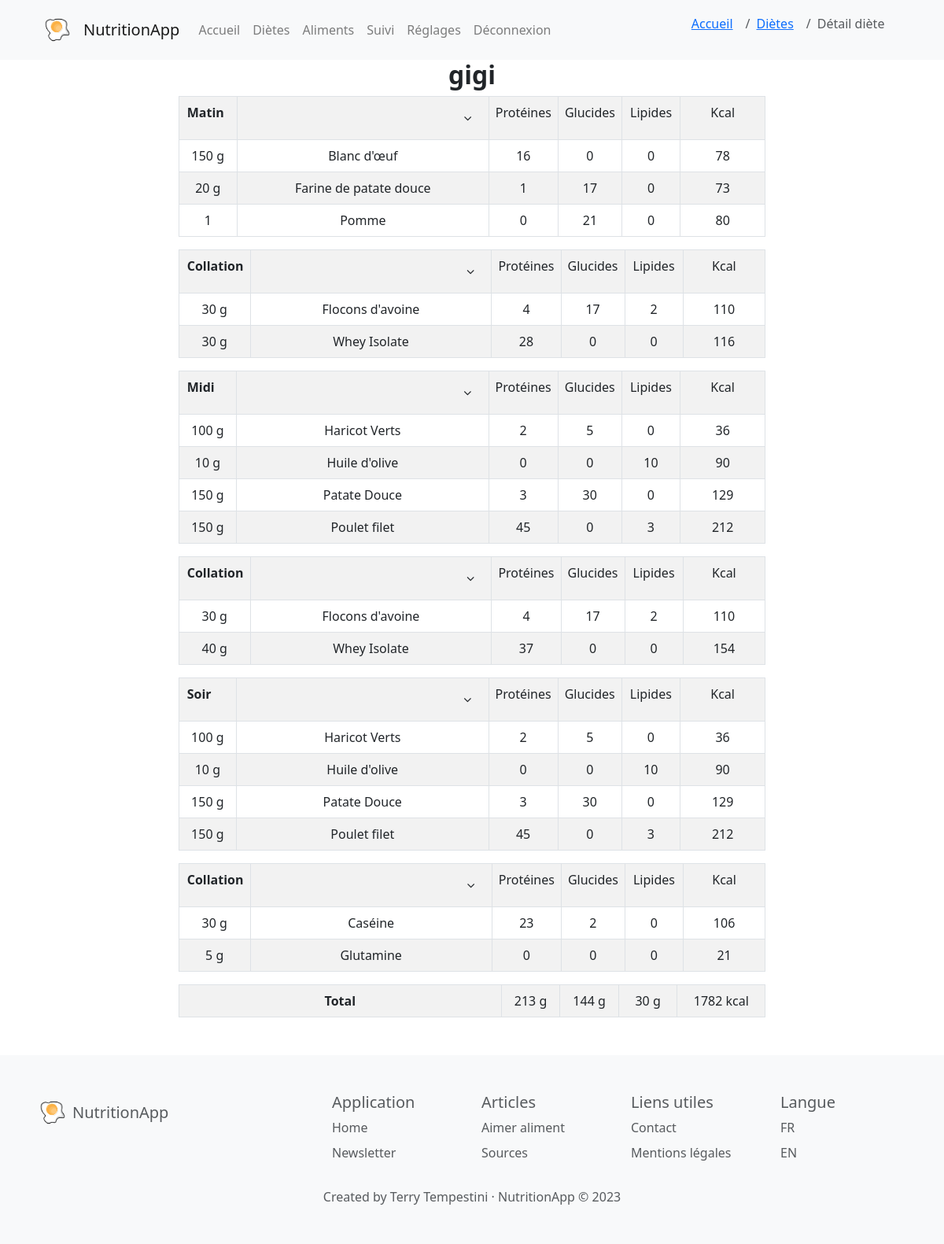
The page /voir_diete/4 (signed in) on the database its author committed.
### models/Diete.py (models this page shows, shortened)
class Diete(db.Model):
    id = db.Column(db.Integer, primary_key=True)
    titre_diete = db.Column(db.String(255), nullable=True) # nom de la diete
    createur = db.Column(db.Integer, db.ForeignKey('utilisateur.id'), nullable=True)
    date = db.Column(db.Date, nullable=True)
    createur_obj = db.relationship('Utilisateur', backref=db.backref('dietes'), foreign_keys=[createur])
    def get_by_id(id):
        return Diete.query.get(id)
    def portions_associees(self):
        return Portion.query.join(Aliment).filter(Portion.diete == self.id).order_by(Portion.label_portion, Aliment.titre).all()
    def total_kcal(self):
        if(self.portions_associees()):
            return sum([portion.kcal_portion() for portion in self.portions_associees()])
        else:
            return 0
    def total_proteines(self):
        if(self.portions_associees()):
            return sum([portion.proteines_portion() for portion in self.portions_associees()])
        else:
            return 0
    def total_glucides(self):
        if(self.portions_associees()):
            return sum([portion.glucides_portion() for portion in self.portions_associees()])
        else:
            return 0
    def total_lipides(self):
        if(self.portions_associees()):
            return sum([portion.lipides_portion() for portion in self.portions_associees()])
        else:
            return 0
    def total_kcal_portion(self,int):
        if(self.portions_associees()):
            return sum([portion.kcal_portion() for portion in self.portions_associees() if portion.label_portion == int])
        else:
            return 0
    def total_proteines_portion(self,int):
        if(self.portions_associees()):
            return sum([portion.proteines_portion() for portion in self.portions_associees() if portion.label_portion == int])
        else:
            return 0
    def total_glucides_portion(self,int):
        if(self.portions_associees()):
            return sum([portion.glucides_portion() for portion in self.portions_associees() if portion.label_portion == int])
        else:
            return 0
    def total_lipides_portion(self,int):
        if(self.portions_associees()):
            return sum([portion.lipides_portion() for portion in self.portions_associees() if portion.label_portion == int])
        else:
            return 0
    def sets_of_portions(self):
        portions_diet = self.portions_associees()
        portions_par_type = {}
        for portion in portions_diet:
            type_portion = portion.label_portion
            if type_portion not in portions_par_type:
                portions_par_type[type_portion] = []
            portions_par_type[type_portion].append(portion)
        sets_of_portions = list(portions_par_type.values())
        return sets_of_portions

### models/Portion.py (models this page shows, shortened)
class Portion(db.Model):
    id = db.Column(db.Integer, primary_key=True)
    diete = db.Column(db.Integer, db.ForeignKey('diete.id'))
    aliment = db.Column(db.Integer, db.ForeignKey('aliment.id'))
    nombre = db.Column(db.Integer, nullable=False, server_default='0')
    label_portion = db.Column(db.Integer, nullable=False, server_default='0') # 1=matin, 2=collation matin, 3=midi, 4=collation aprem, 5=soir, 6=collation soir
    diete_obj = db.relationship('Diete', backref=db.backref('portions'))
    aliment_obj = db.relationship('Aliment', backref=db.backref('portions'))
    def unite(self):
        return self.aliment_obj.unite
    def kcal_portion(self):
        if self.unite() == 1: # si l'aliment est en unité (kcal * nombre)
            return round(self.aliment_obj.kcal * self.nombre)
        else: # aliment == 0 (kcal * nombre * 0.01 * 100g) ; aliment == 2 (kcal * nombre * 0.01 * 100mL)
            return round(self.aliment_obj.kcal * self.nombre * 0.01)
    def proteines_portion(self):
        if self.unite() == 1:
            return round(self.aliment_obj.proteines * self.nombre)
        else:
            return round(self.aliment_obj.proteines * self.nombre * 0.01)
    def glucides_portion(self):
        if self.unite() == 1:
            return round(self.aliment_obj.glucides * self.nombre)
        else:
            return round(self.aliment_obj.glucides * self.nombre * 0.01)
    def lipides_portion(self):
        if self.unite() == 1:
            return round(self.aliment_obj.lipides * self.nombre)
        else:
            return round(self.aliment_obj.lipides * self.nombre * 0.01)

### models/Aliment.py (models this page shows, shortened)
class Aliment(db.Model):
    id = db.Column(db.Integer, primary_key=True)
    titre = db.Column(db.String(255), nullable=True, server_default='')
    kcal = db.Column(db.Integer, nullable=True, server_default='0')
    proteines = db.Column(db.Integer, nullable=True, server_default='0')
    glucides = db.Column(db.Integer, nullable=True, server_default='0')
    lipides = db.Column(db.Integer, nullable=True, server_default='0')
    categorie = db.Column(db.String(255), nullable=True, server_default="Autre") # légume, fruit, féculent...
    photo = db.Column(db.String(255), nullable=True, server_default='')
    description = db.Column(db.String(255), nullable=True, server_default='')
    unite = db.Column(db.Integer, nullable=True, server_default='0') # 0 = 100g, 1 = 1 unité, 2 = mL
    valide = db.Column(db.Integer, nullable=True, server_default='0') # 0 = non validé, 1 = validé

### controllers/diete.py (the view)
@app.route('/voir_diete/<int:id>', methods=['GET', 'POST'])
@login_required
def voir_diete(id):
    diet = Diete.get_by_id(id)
    return render_template('diete/detail_diete.html', root = default_root(), diete=diet)

### controllers/diete.py (called while the page is built)
def default_root():
    parsed_url = urlparse(request.url)
    return parsed_url.scheme + "://" + parsed_url.netloc

### setup_flask.py (called while the page is built)
@login_manager.user_loader
def load_user(user_id):
    return Utilisateur.query.get(int(user_id))

### templates/diete/detail_diete.html (shortened to what this page needs)
{% extends 'base.html' %}
{% block content %}
{% set page = 'detail' %}
{% set place = ["accueil","dietes","detail"] %}
{% with breadcrumb=place %}
    {% include "navbar.html" %}
{% endwith %}
<link rel="stylesheet" href="{{ url_for('static', filename='css/pages.css') }}">
<div class="content">
<h2 class="text-center">
    <b>{{ diete.titre_diete }}</b>
</h2>
{% with diete=diete %}
    {% include 'diete/liste_aliments_diete.html' %}
{% endwith %}
</div>
{% endblock %}

### templates/diete/liste_aliments_diete.html (shortened to what this page needs)
<link rel="stylesheet" href="{{ url_for('static', filename='css/pages.css') }}">
    {% set percent = [10, 45, 10, 10, 10, 15] %}
    {% set meal_names = ['Matin', 'Collation', 'Midi', 'Collation', 'Soir', 'Collation'] %}
    {% set unites_names = ['g', '', 'mL'] %}
        {% for repas in diete.sets_of_portions() %}
            <table class="table table-striped table-bordered full-width-table">
                <tr>
                    <th style="padding-left: 10px;">
                        {{ meal_names[loop.index - 1] }}
                    </th>
                    <td class="text-right">
                        <button id="toggleRow{{ loop.index - 1 }}" class="btn btn-default">
                            <i class="fa fa-angle-down"></i>
                        </button>
                    </td>
                    <td class="secondary" style="width: {{ percent[2] }}%">Protéines</th>
                    <td class="secondary" style="width: {{ percent[3] }}%">Glucides</th>
                    <td class="secondary" style="width: {{ percent[4] }}%">Lipides</th>
                    <td style="width: {{ percent[5] }}%">Kcal</th>
                </tr>
                {% for portion in repas %}
                    <tr class="text-center">
                        <td style="width: {{ percent[0] }}%">{{ portion.nombre }} {{ unites_names[portion.aliment_obj.unite] }}</td>
                        <td style="width: {{ percent[1] }}%">{{ portion.aliment_obj.titre }}</td>
                        <td class="secondary" style="width: {{ percent[2] }}%">{{ portion.proteines_portion() }}</td>
                        <td class="secondary" style="width: {{ percent[3] }}%">{{ portion.glucides_portion() }}</td>
                        <td class="secondary" style="width: {{ percent[4] }}%">{{ portion.lipides_portion() }}</td>
                        <td style="width: {{ percent[5] }}%">{{ portion.kcal_portion() }}</td>
                    </tr>
                {% endfor %}
            </table>
        {% endfor %}
        <table class="table table-striped table-bordered">
            <tr class="text-center">
                <th style="width: {{ percent[0] + percent[1] }}%">Total</th>
                <td style="width: {{ percent[2] }}%">{{ diete.total_proteines()|round|int }} g</td>
                <td style="width: {{ percent[3] }}%">{{ diete.total_glucides()|round|int }} g</td>
                <td style="width: {{ percent[4] }}%">{{ diete.total_lipides()|round|int }} g</td>
                <td style="width: {{ percent[5] }}%">{{ diete.total_kcal()|round|int }} kcal</td>
            </tr>
        </table>

### static/css/base.css (style rules this page uses)
html { font-family: 'Roboto', sans-serif; font-size: 16px; line-height: 1.5; color: #333; background-color: #fff; }

### static/css/pages.css (style rules this page uses)
.content { padding: 0cm 6cm 0cm 6cm; }
.table td { text-align: center; }

### rows shown on the page
Diete: titre_diete "gigi"
Portion: meal_names "Matin", {{ percent[2] }} 10 (drawn), {{ percent[3] }} 10 (drawn), {{ percent[4] }} 10 (drawn), {{ percent[5] }} 15 (drawn), {{ percent[0] }} 10 (drawn), nombre "150", {{ percent[1] }} 45 (drawn), aliment_obj.titre "Blanc d'œuf", proteines_portion "16", glucides_portion "0", lipides_portion "0", kcal_portion "78"
Aliment: unite "g", total_proteines "213", total_glucides "144", total_lipides "30", total_kcal "1782"
Portion: {{ percent[0] }} 10 (drawn), nombre "20", {{ percent[1] }} 45 (drawn), aliment_obj.titre "Farine de patate douce", {{ percent[2] }} 10 (drawn), proteines_portion "1", {{ percent[3] }} 10 (drawn), glucides_portion "17", {{ percent[4] }} 10 (drawn), lipides_portion "0", {{ percent[5] }} 15 (drawn), kcal_portion "73"
Aliment: unite "g"
Portion: {{ percent[0] }} 10 (drawn), nombre "1", {{ percent[1] }} 45 (drawn), aliment_obj.titre "Pomme", {{ percent[2] }} 10 (drawn), proteines_portion "0", {{ percent[3] }} 10 (drawn), glucides_portion "21", {{ percent[4] }} 10 (drawn), lipides_portion "0", {{ percent[5] }} 15 (drawn), kcal_portion "80"
Portion: meal_names "Collation", {{ percent[2] }} 10 (drawn), {{ percent[3] }} 10 (drawn), {{ percent[4] }} 10 (drawn), {{ percent[5] }} 15 (drawn), {{ percent[0] }} 10 (drawn), nombre "30", {{ percent[1] }} 45 (drawn), aliment_obj.titre "Flocons d'avoine", proteines_portion "4", glucides_portion "17", lipides_portion "2", kcal_portion "110"
Aliment: unite "g"
Portion: {{ percent[0] }} 10 (drawn), nombre "30", {{ percent[1] }} 45 (drawn), aliment_obj.titre "Whey Isolate", {{ percent[2] }} 10 (drawn), proteines_portion "28", {{ percent[3] }} 10 (drawn), glucides_portion "0", {{ percent[4] }} 10 (drawn), lipides_portion "0", {{ percent[5] }} 15 (drawn), kcal_portion "116"
Aliment: unite "g"
Portion: meal_names "Midi", {{ percent[2] }} 10 (drawn), {{ percent[3] }} 10 (drawn), {{ percent[4] }} 10 (drawn), {{ percent[5] }} 15 (drawn), {{ percent[0] }} 10 (drawn), nombre "100", {{ percent[1] }} 45 (drawn), aliment_obj.titre "Haricot Verts", proteines_portion "2", glucides_portion "5", lipides_portion "0", kcal_portion "36"
Aliment: unite "g"
Portion: nombre "10", {{ percent[1] }} 45 (drawn), aliment_obj.titre "Huile d'olive", proteines_portion "0", glucides_portion "0", lipides_portion "10", {{ percent[5] }} 15 (drawn), kcal_portion "90"
Aliment: unite "g"
Portion: {{ percent[0] }} 10 (drawn), nombre "150", {{ percent[1] }} 45 (drawn), aliment_obj.titre "Patate Douce", {{ percent[2] }} 10 (drawn), proteines_portion "3", {{ percent[3] }} 10 (drawn), glucides_portion "30", {{ percent[4] }} 10 (drawn), lipides_portion "0", {{ percent[5] }} 15 (drawn), kcal_portion "129"
Aliment: unite "g"
Portion: {{ percent[0] }} 10 (drawn), nombre "150", aliment_obj.titre "Poulet filet", {{ percent[2] }} 10 (drawn), proteines_portion "45", {{ percent[3] }} 10 (drawn), glucides_portion "0", {{ percent[4] }} 10 (drawn), lipides_portion "3", {{ percent[5] }} 15 (drawn), kcal_portion "212"
Aliment: unite "g"
Portion: meal_names "Collation", {{ percent[2] }} 10 (drawn), {{ percent[3] }} 10 (drawn), {{ percent[4] }} 10 (drawn), {{ percent[5] }} 15 (drawn), {{ percent[0] }} 10 (drawn), nombre "30", {{ percent[1] }} 45 (drawn), aliment_obj.titre "Flocons d'avoine", proteines_portion "4", glucides_portion "17", lipides_portion "2", kcal_portion "110"
Portion: {{ percent[0] }} 10 (drawn), nombre "40", {{ percent[1] }} 45 (drawn), aliment_obj.titre "Whey Isolate", {{ percent[2] }} 10 (drawn), proteines_portion "37", {{ percent[3] }} 10 (drawn), glucides_portion "0", {{ percent[4] }} 10 (drawn), lipides_portion "0", {{ percent[5] }} 15 (drawn), kcal_portion "154"
Portion: meal_names "Soir", {{ percent[2] }} 10 (drawn), {{ percent[3] }} 10 (drawn), {{ percent[4] }} 10 (drawn), {{ percent[5] }} 15 (drawn), {{ percent[0] }} 10 (drawn), nombre "100", {{ percent[1] }} 45 (drawn), aliment_obj.titre "Haricot Verts", proteines_portion "2", glucides_portion "5", lipides_portion "0", kcal_portion "36"
Portion: nombre "10", {{ percent[1] }} 45 (drawn), aliment_obj.titre "Huile d'olive", proteines_portion "0", glucides_portion "0", lipides_portion "10", {{ percent[5] }} 15 (drawn), kcal_portion "90"
Portion: {{ percent[0] }} 10 (drawn), nombre "150", {{ percent[1] }} 45 (drawn), aliment_obj.titre "Patate Douce", {{ percent[2] }} 10 (drawn), proteines_portion "3", {{ percent[3] }} 10 (drawn), glucides_portion "30", {{ percent[4] }} 10 (drawn), lipides_portion "0", {{ percent[5] }} 15 (drawn), kcal_portion "129"
Portion: {{ percent[0] }} 10 (drawn), nombre "150", aliment_obj.titre "Poulet filet", {{ percent[2] }} 10 (drawn), proteines_portion "45", {{ percent[3] }} 10 (drawn), glucides_portion "0", {{ percent[4] }} 10 (drawn), lipides_portion "3", {{ percent[5] }} 15 (drawn), kcal_portion "212"
Portion: meal_names "Collation", {{ percent[2] }} 10 (drawn), {{ percent[3] }} 10 (drawn), {{ percent[4] }} 10 (drawn), {{ percent[5] }} 15 (drawn), {{ percent[0] }} 10 (drawn), nombre "30", {{ percent[1] }} 45 (drawn), aliment_obj.titre "Caséine", proteines_portion "23", glucides_portion "2", lipides_portion "0", kcal_portion "106"
Aliment: unite "g"
Portion: {{ percent[0] }} 10 (drawn), nombre "5", {{ percent[1] }} 45 (drawn), aliment_obj.titre "Glutamine", {{ percent[2] }} 10 (drawn), proteines_portion "0", {{ percent[3] }} 10 (drawn), glucides_portion "0", {{ percent[4] }} 10 (drawn), lipides_portion "0", {{ percent[5] }} 15 (drawn), kcal_portion "21"
Aliment: unite "g"

### other values the page prints
{{ pretty_name[item] }} "Accueil" "Diètes"
{{ pretty_name[item] }} "Détail diète"
